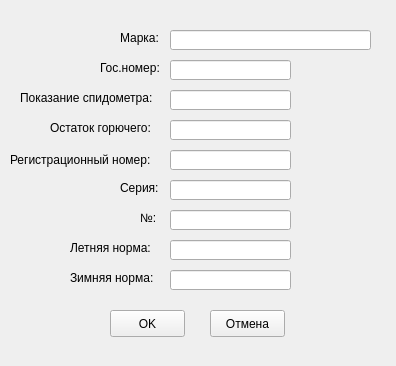
<?xml version="1.0" encoding="UTF-8"?>
<ui version="4.0">
 <class>MainWindow</class>
 <widget class="QMainWindow" name="MainWindow">
  <property name="windowModality">
   <enum>Qt::ApplicationModal</enum>
  </property>
  <property name="geometry">
   <rect>
    <x>0</x>
    <y>0</y>
    <width>396</width>
    <height>366</height>
   </rect>
  </property>
  <property name="windowTitle">
   <string>Транспорт</string>
  </property>
  <property name="windowIcon">
   <iconset>
    <normaloff>bmp/18.bmp</normaloff>bmp/18.bmp</iconset>
  </property>
  <widget class="QWidget" name="centralwidget">
   <widget class="QLabel" name="label">
    <property name="geometry">
     <rect>
      <x>120</x>
      <y>30</y>
      <width>41</width>
      <height>16</height>
     </rect>
    </property>
    <property name="text">
     <string>Марка:</string>
    </property>
   </widget>
   <widget class="QLabel" name="label_2">
    <property name="geometry">
     <rect>
      <x>100</x>
      <y>60</y>
      <width>71</width>
      <height>16</height>
     </rect>
    </property>
    <property name="text">
     <string>Гос.номер:</string>
    </property>
   </widget>
   <widget class="QLabel" name="label_3">
    <property name="geometry">
     <rect>
      <x>20</x>
      <y>90</y>
      <width>151</width>
      <height>16</height>
     </rect>
    </property>
    <property name="text">
     <string>Показание спидометра:</string>
    </property>
   </widget>
   <widget class="QLabel" name="label_4">
    <property name="geometry">
     <rect>
      <x>50</x>
      <y>120</y>
      <width>111</width>
      <height>16</height>
     </rect>
    </property>
    <property name="text">
     <string>Остаток горючего:</string>
    </property>
   </widget>
   <widget class="QLabel" name="label_5">
    <property name="geometry">
     <rect>
      <x>10</x>
      <y>150</y>
      <width>161</width>
      <height>20</height>
     </rect>
    </property>
    <property name="text">
     <string>Регистрационный номер:</string>
    </property>
   </widget>
   <widget class="QLabel" name="label_6">
    <property name="geometry">
     <rect>
      <x>120</x>
      <y>180</y>
      <width>41</width>
      <height>16</height>
     </rect>
    </property>
    <property name="text">
     <string>Серия:</string>
    </property>
   </widget>
   <widget class="QLabel" name="label_7">
    <property name="geometry">
     <rect>
      <x>140</x>
      <y>210</y>
      <width>21</width>
      <height>16</height>
     </rect>
    </property>
    <property name="text">
     <string>№:</string>
    </property>
   </widget>
   <widget class="QLabel" name="label_8">
    <property name="geometry">
     <rect>
      <x>70</x>
      <y>240</y>
      <width>91</width>
      <height>16</height>
     </rect>
    </property>
    <property name="text">
     <string>Летняя норма:</string>
    </property>
   </widget>
   <widget class="QLabel" name="label_9">
    <property name="geometry">
     <rect>
      <x>70</x>
      <y>270</y>
      <width>91</width>
      <height>16</height>
     </rect>
    </property>
    <property name="text">
     <string>Зимняя норма:</string>
    </property>
   </widget>
   <widget class="QPushButton" name="pushButton">
    <property name="geometry">
     <rect>
      <x>110</x>
      <y>310</y>
      <width>75</width>
      <height>27</height>
     </rect>
    </property>
    <property name="text">
     <string>OK</string>
    </property>
    <property name="icon">
     <iconset>
      <normaloff>bmp/124.bmp</normaloff>bmp/124.bmp</iconset>
    </property>
   </widget>
   <widget class="QPushButton" name="pushButton_2">
    <property name="geometry">
     <rect>
      <x>210</x>
      <y>310</y>
      <width>75</width>
      <height>27</height>
     </rect>
    </property>
    <property name="text">
     <string>Отмена</string>
    </property>
    <property name="icon">
     <iconset>
      <normaloff>bmp/111.bmp</normaloff>bmp/111.bmp</iconset>
    </property>
   </widget>
   <widget class="QLineEdit" name="lineEdit">
    <property name="geometry">
     <rect>
      <x>170</x>
      <y>30</y>
      <width>201</width>
      <height>20</height>
     </rect>
    </property>
    <property name="focusPolicy">
     <enum>Qt::StrongFocus</enum>
    </property>
    <property name="contextMenuPolicy">
     <enum>Qt::PreventContextMenu</enum>
    </property>
    <property name="cursorMoveStyle">
     <enum>Qt::LogicalMoveStyle</enum>
    </property>
   </widget>
   <widget class="QLineEdit" name="lineEdit_2">
    <property name="geometry">
     <rect>
      <x>170</x>
      <y>60</y>
      <width>121</width>
      <height>20</height>
     </rect>
    </property>
   </widget>
   <widget class="QLineEdit" name="lineEdit_3">
    <property name="geometry">
     <rect>
      <x>170</x>
      <y>90</y>
      <width>121</width>
      <height>20</height>
     </rect>
    </property>
   </widget>
   <widget class="QLineEdit" name="lineEdit_4">
    <property name="geometry">
     <rect>
      <x>170</x>
      <y>120</y>
      <width>121</width>
      <height>20</height>
     </rect>
    </property>
   </widget>
   <widget class="QLineEdit" name="lineEdit_5">
    <property name="geometry">
     <rect>
      <x>170</x>
      <y>150</y>
      <width>121</width>
      <height>20</height>
     </rect>
    </property>
   </widget>
   <widget class="QLineEdit" name="lineEdit_6">
    <property name="geometry">
     <rect>
      <x>170</x>
      <y>180</y>
      <width>121</width>
      <height>20</height>
     </rect>
    </property>
   </widget>
   <widget class="QLineEdit" name="lineEdit_7">
    <property name="geometry">
     <rect>
      <x>170</x>
      <y>210</y>
      <width>121</width>
      <height>20</height>
     </rect>
    </property>
   </widget>
   <widget class="QLineEdit" name="lineEdit_8">
    <property name="geometry">
     <rect>
      <x>170</x>
      <y>240</y>
      <width>121</width>
      <height>20</height>
     </rect>
    </property>
   </widget>
   <widget class="QLineEdit" name="lineEdit_9">
    <property name="geometry">
     <rect>
      <x>170</x>
      <y>270</y>
      <width>121</width>
      <height>20</height>
     </rect>
    </property>
   </widget>
  </widget>
 </widget>
 <resources/>
 <connections/>
</ui>
